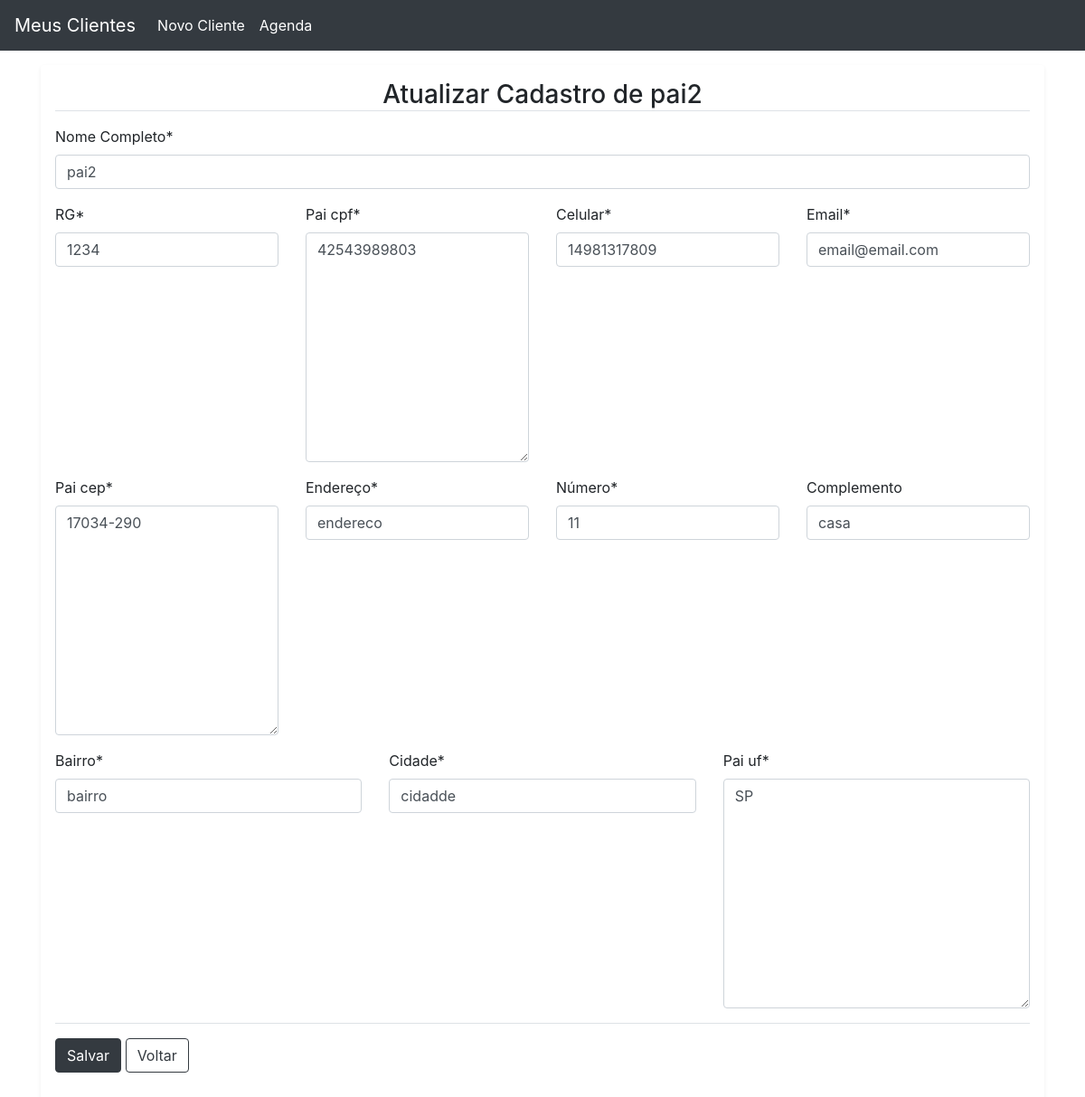
Page /crianca/editar_resp/2 on the committed database.
### clientes/models.py (models this page shows, shortened)
class Pais(models.Model):
    pai_nome = models.CharField("Nome Completo", max_length=250)
    pai_rg = models.CharField("RG", max_length=250)
    pai_cpf = BRCPFField('CPF')
    pai_celular = models.CharField('Celular', max_length=15)
    pai_cep = BRPostalCodeField('CEP')
    pai_endereco = models.CharField('Endereço', max_length=250)
    pai_num_casa = models.CharField('Número', max_length=250)
    pai_complemento_casa = models.CharField('Complemento', max_length=250, blank=True)
    pai_bairro = models.CharField('Bairro', max_length=250)
    pai_cidade = models.CharField('Cidade', max_length=250)
    pai_uf = BRStateField('UF')
    pai_email = models.EmailField('Email')
    class Meta:
        db_table = "pais"
        ordering = ('pai_nome',)
        verbose_name = "pais"
        verbose_name_plural = "pais"

### clientes/views.py (the view, shortened to what this page needs)
# urls.py: path('editar_resp/<int:id>', editar_resp, name='editar_resp'),
def editar_resp(request, id):
    pai = get_object_or_404(Pais, pk = id)
    form = CadastroPaiForm(request.POST or None, instance=pai)
    context = {
        'form':form,
        'pais':pai,
    }
    return render(request, 'responsavel/editar_resp.html', context)

### templates/responsavel/editar_resp.html (shortened to what this page needs)
{% extends "base.html" %}
{% load static %}
{% load crispy_forms_tags %}
{% block main %}
<div class="container">
    <div class="my-3 p-3 bg-white rounded shadow-sm">
        <h3 class="text-center border-bottom border-gray mb-3"> Atualizar Cadastro de {{pais.pai_nome}} </h3>
        <form method="POST" enctype="multipart/form-data">
            {%  crispy form %}
        </form>
    </div>
</div>
{% endblock main %}

### static/css/style.css (style rules this page uses)
html, body { height: 100%; }

### rows in the picture
Pais: pai_nome "pai2", pai_rg "1234", pai_cpf "42543989803", pai_celular "14981317809", pai_email "email@email.com", pai_cep "17034-290", pai_endereco "endereco", pai_num_casa "11", pai_complemento_casa "casa", pai_bairro "bairro", pai_cidade "cidadde", pai_uf "SP"
